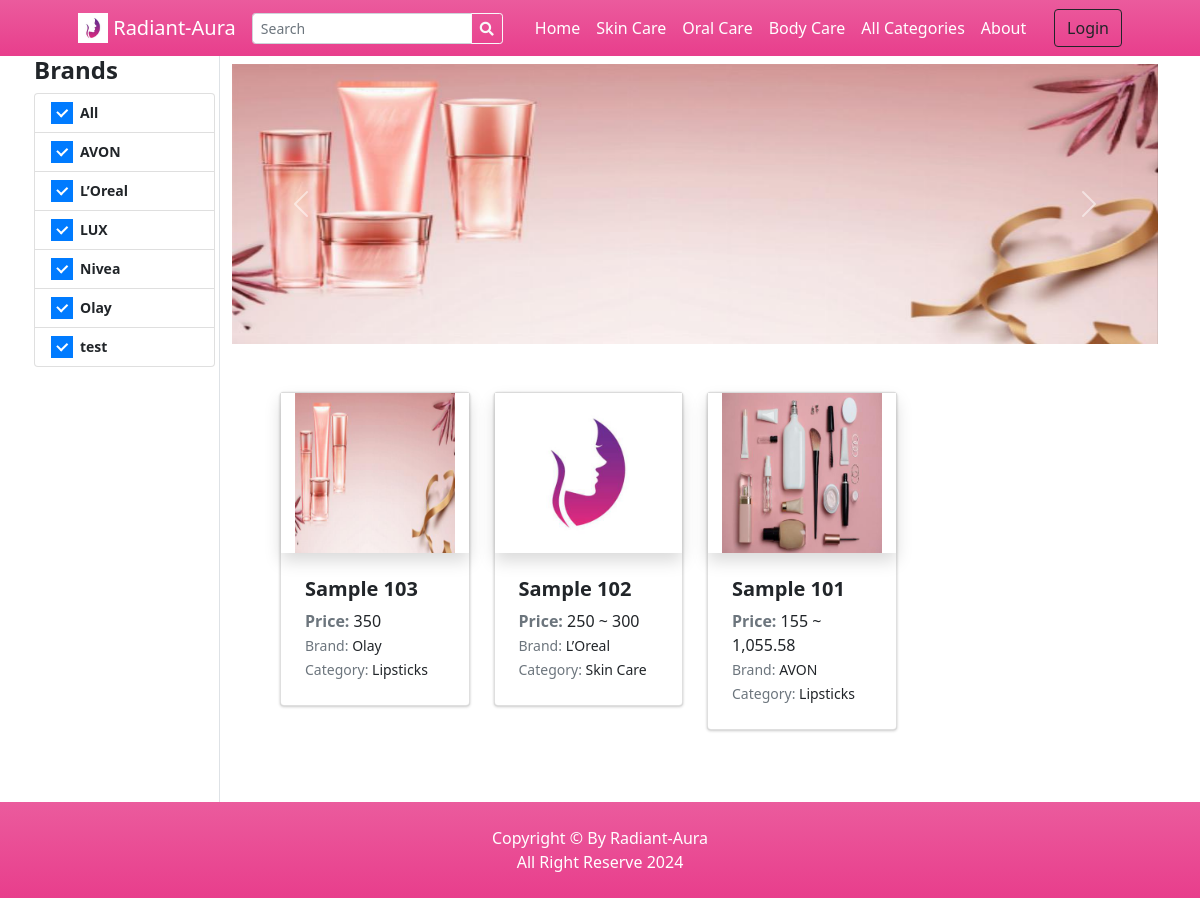
The page / on the database its author committed.
### tables this page shows
CREATE TABLE `categories` (
  `id` int(30) NOT NULL,
  `category` varchar(250) NOT NULL,
  `description` text DEFAULT NULL,
  `status` tinyint(1) NOT NULL DEFAULT 1,
  `delete_flag` tinyint(1) NOT NULL DEFAULT 0,
  `date_created` datetime NOT NULL DEFAULT current_timestamp()
);

CREATE TABLE `brands` (
  `id` int(30) NOT NULL,
  `name` varchar(250) NOT NULL,
  `description` text DEFAULT NULL,
  `image_path` text DEFAULT NULL,
  `status` tinyint(1) NOT NULL DEFAULT 1,
  `delete_flag` tinyint(1) NOT NULL DEFAULT 0,
  `date_created` datetime NOT NULL DEFAULT current_timestamp()
);

CREATE TABLE `products` (
  `id` int(30) NOT NULL,
  `brand_id` int(30) NOT NULL,
  `category_id` int(30) NOT NULL,
  `name` varchar(250) NOT NULL,
  `specs` text NOT NULL,
  `status` tinyint(1) NOT NULL DEFAULT 1,
  `delete_flag` tinyint(1) NOT NULL DEFAULT 0,
  `date_created` datetime NOT NULL DEFAULT current_timestamp()
);

### classes/DBConnection.php (called while the page is built, shortened)
<?php
class DBConnection{
    private $host = DB_SERVER;
    private $username = DB_USERNAME;
    private $password = DB_PASSWORD;
    private $database = DB_NAME;
    public $conn;
    public function __construct(){
        if (!isset($this->conn)) {
            $this->conn = new mysqli($this->host, $this->username, $this->password, $this->database);
        }
    }
}
?>

### classes/SystemSettings.php (called while the page is built, shortened)
<?php
class SystemSettings extends DBConnection{
	function userdata($field = ''){
		if(!empty($field)){
			if(isset($_SESSION['userdata'][$field]))
				return $_SESSION['userdata'][$field];
			else
				return null;
		}else{
			return false;
		}
	}
	function info($field=''){
		if(!empty($field)){
			if(isset($_SESSION['system_info'][$field]))
				return $_SESSION['system_info'][$field];
			else
				return false;
		}else{
			return false;
		}
	}
}
$_settings = new SystemSettings();
?>

### config.php (called while the page is built, shortened)
<?php
require_once('classes/DBConnection.php');
require_once('classes/SystemSettings.php');
function validate_image($file){
	if(!empty($file)){
        $ex = explode("?",$file);
        $file = $ex[0];
        $ts = isset($ex[1]) ? "?".$ex[1] : '';
		if(is_file(base_app.$file)){
			return base_url.$file.$ts;
		}else{
			return base_url.'dist/img/no-image-available.png';
		}
	}else{
		return base_url.'dist/img/no-image-available.png';
	}
}
function format_num($number = '' , $decimal = ''){
    if(is_numeric($number)){
        $ex = explode(".",$number);
        $decLen = isset($ex[1]) ? strlen($ex[1]) : 0;
        if(is_numeric($decimal)){
            return number_format($number,$decimal);
        }else{
            return number_format($number,$decLen);
        }
    }else{
        return "Invalid Input";
    }
}
?>

### home.php (the view, shortened to what this page needs)
<section class="py-0">
    <div class="container">
    <div class="row">
        <div class="col-lg-2 px-1 border-right text-sm position-sticky ">
            <h4><b>Brands</b></h4>
            <ul class="list-group">
                <a href="" class="list-group-item list-group-item-action">
                    <div class="icheck-primary d-inline">
                        <label for="brandAll">
                             All
                        </label>
                    </div>
                </a>
                <?php
                $qry = $conn->query("SELECT * FROM brands where status =1 order by name asc");
                while($row=$qry->fetch_assoc()):
                ?>
                <li class="list-group-item list-group-item-action">
                    <div class="icheck-primary d-inline">
                        <label for="brand-item-<?php echo $row['id'] ?>">
                                <?php echo $row['name'] ?>
                        </label>
                    </div>
                </li>
                <?php endwhile; ?>
            </ul>
        </div>
        <div class="col-lg-10 py-2">
            <div class="row">
                <div class="col-md-12">
                    <div id="carouselExampleControls" class="carousel slide bg-dark" data-ride="carousel">
                        <div class="carousel-inner">
                            <?php
                                $upload_path = "uploads/banner";
                                if(is_dir(base_app.$upload_path)):
                                $file= scandir(base_app.$upload_path);
                                $_i = 0;
                                    foreach($file as $img):
                                        if(in_array($img,array('.','..')))
                                            continue;
                                $_i++;
                            ?>
                            <div class="carousel-item h-100 <?php echo $_i == 1 ? "active" : '' ?>">
                                <img src="<?php echo validate_image($upload_path.'/'.$img) ?>" class="d-block w-100  h-100" alt="<?php echo $img ?>">
                            </div>
                            <?php endforeach; ?>
                            <?php endif; ?>
                        </div>
                        <button class="carousel-control-prev" type="button" data-target="#carouselExampleControls" data-slide="prev">
                            <span class="carousel-control-prev-icon" aria-hidden="true"></span>
                        </button>
                        <button class="carousel-control-next" type="button" data-target="#carouselExampleControls" data-slide="next">
                            <span class="carousel-control-next-icon" aria-hidden="true"></span>
                        </button>
                        </div>
                </div>
            </div>
            <div class="container px-4 px-lg-5 mt-5">
                <div class="row gx-4 gx-lg-4 row-cols-md-3 row-cols-xl-4 ">
                    <?php
                        $where = "";
                        $products = $conn->query("SELECT p.*,b.name as bname,c.category FROM `products` p inner join brands b on p.brand_id = b.id inner join categories c on p.category_id = c.id where p.status = 1 {$where} order by rand() ");
                        while($row = $products->fetch_assoc()):
                            $upload_path = base_app.'/uploads/product_'.$row['id'];
                            $img = "";
                            if(is_dir($upload_path)){
                                $fileO = scandir($upload_path);
                                if(isset($fileO[2]))
                                    $img = "uploads/product_".$row['id']."/".$fileO[2];
                            }
                            foreach($row as $k=> $v){
                                $row[$k] = trim(stripslashes($v));
                            }
                            $inventory = $conn->query("SELECT distinct(`price`) FROM inventory where product_id = ".$row['id']." order by `price` asc");
                            $inv = array();
                            while($ir = $inventory->fetch_assoc()){
                                $inv[] = format_num($ir['price']);
                            }
                            $price = '';
                            if(isset($inv[0]))
                            $price .= $inv[0];
                            if(count($inv) > 1){
                            $price .= " ~ ".$inv[count($inv) - 1];
                            }
                    ?>
                    <div class="col mb-5">
                        <a class="card product-item text-reset text-decoration-none" href=".?p=view_product&id=<?php echo md5($row['id']) ?>">
                            <div class="overflow-hidden shadow product-holder">
                            <img class="card-img-top w-100 product-cover" src="<?php echo validate_image($img) ?>" alt="..." />
                            </div>
                            <div class="card-body p-4">
                                <div class="">
                                    <h5 class="fw-bolder"><?php echo $row['name'] ?></h5>
                                        <span><b class="text-muted">Price: </b><?php echo $price ?></span>
                                </div>
                                <p class="m-0"><small><span class="text-muted">Brand:</span> <?php echo $row['bname'] ?></small></p>
                                <p class="m-0"><small><span class="text-muted">Category:</span> <?php echo $row['category'] ?></small></p>
                            </div>
                        </a>
                    </div>
                    <?php endwhile; ?>
                </div>
            </div>
        </div>
    </div>
    </div>
</section>

### index.php (shortened to what this page needs)
<?php require_once('config.php'); ?>
<!DOCTYPE html>
<html lang="en">
<?php require_once('inc/header.php') ?>
<body>
<?php require_once('inc/topBarNav.php') ?>
<?php $page = isset($_GET['p']) ? $_GET['p'] : 'home';  ?>
<?php
    if(!file_exists($page.".php") && !is_dir($page)){
        include '404.html';
    }else{
    if(is_dir($page))
        include $page.'/index.php';
    else
        include $page.'.php';
    }
?>
<?php require_once('inc/footer.php') ?>
</body>
</html>

### inc/header.php (shortened to what this page needs)
<head>
    <link rel="stylesheet" href="<?php echo base_url ?>plugins/fontawesome-free/css/all.min.css">
    <link rel="stylesheet" href="<?php echo base_url ?>plugins/tempusdominus-bootstrap-4/css/tempusdominus-bootstrap-4.min.css">
  <link rel="stylesheet" href="<?php echo base_url ?>plugins/datatables-bs4/css/dataTables.bootstrap4.min.css">
  <link rel="stylesheet" href="<?php echo base_url ?>plugins/datatables-responsive/css/responsive.bootstrap4.min.css">
  <link rel="stylesheet" href="<?php echo base_url ?>plugins/datatables-buttons/css/buttons.bootstrap4.min.css">
  <link rel="stylesheet" href="<?php echo base_url ?>plugins/select2/css/select2.min.css">
  <link rel="stylesheet" href="<?php echo base_url ?>plugins/select2-bootstrap4-theme/select2-bootstrap4.min.css">
    <link rel="stylesheet" href="<?php echo base_url ?>plugins/icheck-bootstrap/icheck-bootstrap.min.css">
    <link rel="stylesheet" href="<?php echo base_url ?>plugins/jqvmap/jqvmap.min.css">
    <link rel="stylesheet" href="<?php echo base_url ?>dist/css/adminlte.css">
    <link rel="stylesheet" href="<?php echo base_url ?>dist/css/custom.css">
    <link rel="stylesheet" href="<?php echo base_url ?>assets/css/styles.css">
    <link rel="stylesheet" href="<?php echo base_url ?>plugins/overlayScrollbars/css/OverlayScrollbars.min.css">
    <link rel="stylesheet" href="<?php echo base_url ?>plugins/daterangepicker/daterangepicker.css">
    <link rel="stylesheet" href="<?php echo base_url ?>plugins/summernote/summernote-bs4.min.css">
  <link rel="stylesheet" href="<?php echo base_url ?>plugins/sweetalert2-theme-bootstrap-4/bootstrap-4.min.css">
  </head>

### inc/topBarNav.php (shortened to what this page needs)
<nav class="navbar navbar-expand-lg navbar-dark bg-gradient-pink">
            <div class="container px-4 px-lg-5 ">
                <a class="navbar-brand" href="./">
                <img src="<?php echo validate_image($_settings->info('logo')) ?>" width="30" height="30" class="d-inline-block align-top" alt="" loading="lazy">
                <?php echo $_settings->info('short_name') ?>
                </a>
                <form class="form-inline" id="search-form">
                  <div class="input-group">
                    <input class="form-control form-control-sm form " type="search" placeholder="Search" aria-label="Search" name="search"  value="<?php echo isset($_GET['search']) ? $_GET['search'] : "" ?>"  aria-describedby="button-addon2">
                    <div class="input-group-append">
                      <button class="btn btn-outline-light btn-sm m-0" type="submit" id="button-addon2"><i class="fa fa-search"></i></button>
                    </div>
                  </div>
                </form>
                <div class="collapse navbar-collapse" id="navbarSupportedContent">
                    <ul class="navbar-nav me-auto mb-2 mb-lg-0 ms-lg-4">
                        <li class="nav-item"><a class="nav-link text-white" aria-current="page" href="./">Home</a></li>
                        <?php
                        $cat_qry = $conn->query("SELECT * FROM categories where status = 1  limit 3");
                        $count_cats =$conn->query("SELECT * FROM categories where status = 1 ")->num_rows;
                        while($crow = $cat_qry->fetch_assoc()):
                        ?>
                        <li class="nav-item"><a class="nav-link text-white" aria-current="page" href="./?p=products&c=<?php echo md5($crow['id']) ?>"><?php echo $crow['category'] ?></a></li>
                        <?php endwhile; ?>
                        <?php if($count_cats > 3): ?>
                        <li class="nav-item"><a class="nav-link text-white" href="./?p=view_categories">All Categories</a></li>
                        <?php endif; ?>
                        <li class="nav-item"><a class="nav-link text-white" href="./?p=about">About</a></li>
                    </ul>
                    <div class="d-flex align-items-center">
                      <?php if($_settings->userdata('id') > 0 && $_settings->userdata('login_type') == 2): ?>
                        <a class="text-dark mr-2 nav-link text-white" href="./?p=cart">
                            <i class="bi-cart-fill me-1"></i>
                            Cart
                            <span class="badge bg-dark text-white ms-1 rounded-pill" id="cart-count">
                              <?php
                                $count = $conn->query("SELECT SUM(quantity) as items from `cart` where client_id =".$_settings->userdata('id'))->fetch_assoc()['items'];
                                echo ($count > 0 ? $count : 0);
                              ?>
                            </span>
                        </a>
                            <a href="./?p=my_account" class="text-dark  nav-link text-white"><b> Hi, <?php echo $_settings->userdata('firstname')?>!</b></a>
                            <a href="logout.php" class="text-dark  nav-link text-white"><i class="fa fa-sign-out-alt"></i></a>
                        <?php else: ?>
                        <button class="btn btn-outline-dark ml-2" id="login-btn" type="button">Login</button>
                        <?php endif; ?>
                    </div>
                </div>
            </div>
        </nav>

### inc/footer.php (shortened to what this page needs)
<footer class="py-4 bg-gradient-pink">
            <div class="container">
              <p class="m-0 text-center text-white">Copyright &copy; By <?=$_settings->info('short_name')?><br/>All Right Reserve 2024</p>
          </div>
        </footer>

### home.php (style rules this page uses)
.carousel-item>img { object-fit:fill !important; }
#carouselExampleControls .carousel-inner { height:280px !important; }

### rows shown on the page
categories: category "Skin Care"
categories: category "Oral Care"
categories: category "Body Care"
brands: name "AVON"
brands: name "L’Oreal"
brands: name "LUX"
brands: name "Nivea"
brands: name "Olay"
brands: name "test"
products: shows a picture, name "Sample 103", price "350", brand.name "Olay", category.category "Lipsticks"
products: shows a picture, name "Sample 102", price "250 ~ 300", brand.name "L’Oreal", category.category "Skin Care"
products: shows a picture, name "Sample 101", price "155 ~ 1,055.58", brand.name "AVON", category.category "Lipsticks"

### other values the page prints
$_settings->info('short_name') "Radiant-Aura"
